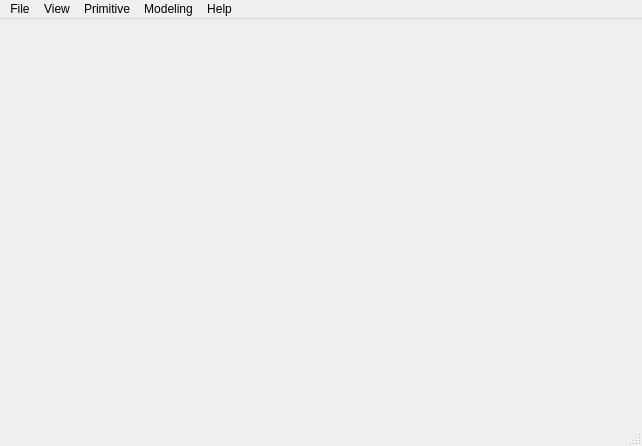
<?xml version="1.0" encoding="UTF-8"?>
<ui version="4.0">
 <class>occQtClass</class>
 <widget class="QMainWindow" name="occQtClass">
  <property name="geometry">
   <rect>
    <x>0</x>
    <y>0</y>
    <width>642</width>
    <height>446</height>
   </rect>
  </property>
  <property name="windowTitle">
   <string>occQt</string>
  </property>
  <property name="windowIcon">
   <iconset resource="occqt.qrc">
    <normaloff>:/Resources/lamp.png</normaloff>:/Resources/lamp.png</iconset>
  </property>
  <widget class="QWidget" name="centralWidget"/>
  <widget class="QMenuBar" name="menuBar">
   <property name="geometry">
    <rect>
     <x>0</x>
     <y>0</y>
     <width>642</width>
     <height>22</height>
    </rect>
   </property>
   <widget class="QMenu" name="menuFile">
    <property name="title">
     <string>File</string>
    </property>
    <addaction name="actionExit"/>
    <addaction name="separator"/>
   </widget>
   <widget class="QMenu" name="menuView">
    <property name="title">
     <string>View</string>
    </property>
    <addaction name="actionZoom"/>
    <addaction name="actionPan"/>
    <addaction name="actionRotate"/>
    <addaction name="separator"/>
    <addaction name="actionReset"/>
    <addaction name="actionFitAll"/>
   </widget>
   <widget class="QMenu" name="menuPrimitive">
    <property name="title">
     <string>Primitive</string>
    </property>
    <addaction name="actionBox"/>
    <addaction name="actionCone"/>
    <addaction name="actionSphere"/>
    <addaction name="actionCylinder"/>
    <addaction name="actionTorus"/>
   </widget>
   <widget class="QMenu" name="menuModeling">
    <property name="title">
     <string>Modeling</string>
    </property>
    <addaction name="actionFillet"/>
    <addaction name="actionChamfer"/>
    <addaction name="actionExtrude"/>
    <addaction name="actionRevolve"/>
    <addaction name="actionLoft"/>
    <addaction name="separator"/>
    <addaction name="actionCut"/>
    <addaction name="actionFuse"/>
    <addaction name="actionCommon"/>
    <addaction name="separator"/>
    <addaction name="actionHelix"/>
   </widget>
   <widget class="QMenu" name="menuHelp">
    <property name="title">
     <string>Help</string>
    </property>
    <addaction name="actionAbout"/>
   </widget>
   <addaction name="menuFile"/>
   <addaction name="menuView"/>
   <addaction name="menuPrimitive"/>
   <addaction name="menuModeling"/>
   <addaction name="menuHelp"/>
  </widget>
  <widget class="QStatusBar" name="statusBar"/>
  <action name="actionExit">
   <property name="text">
    <string>Exit</string>
   </property>
   <property name="shortcut">
    <string>Ctrl+Q</string>
   </property>
  </action>
  <action name="actionZoom">
   <property name="checkable">
    <bool>false</bool>
   </property>
   <property name="icon">
    <iconset resource="occqt.qrc">
     <normaloff>:/Resources/Zoom.png</normaloff>:/Resources/Zoom.png</iconset>
   </property>
   <property name="text">
    <string>Zoom</string>
   </property>
  </action>
  <action name="actionPan">
   <property name="checkable">
    <bool>false</bool>
   </property>
   <property name="icon">
    <iconset resource="occqt.qrc">
     <normaloff>:/Resources/Pan.png</normaloff>:/Resources/Pan.png</iconset>
   </property>
   <property name="text">
    <string>Pan</string>
   </property>
  </action>
  <action name="actionRotate">
   <property name="checkable">
    <bool>false</bool>
   </property>
   <property name="checked">
    <bool>false</bool>
   </property>
   <property name="icon">
    <iconset resource="occqt.qrc">
     <normaloff>:/Resources/Rotate.png</normaloff>:/Resources/Rotate.png</iconset>
   </property>
   <property name="text">
    <string>Rotate</string>
   </property>
  </action>
  <action name="actionReset">
   <property name="icon">
    <iconset resource="occqt.qrc">
     <normaloff>:/Resources/Home.png</normaloff>:/Resources/Home.png</iconset>
   </property>
   <property name="text">
    <string>Reset</string>
   </property>
  </action>
  <action name="actionFitAll">
   <property name="icon">
    <iconset resource="occqt.qrc">
     <normaloff>:/Resources/FitAll.png</normaloff>:/Resources/FitAll.png</iconset>
   </property>
   <property name="text">
    <string>FitAll</string>
   </property>
  </action>
  <action name="actionAbout">
   <property name="icon">
    <iconset resource="occqt.qrc">
     <normaloff>:/Resources/lamp.png</normaloff>:/Resources/lamp.png</iconset>
   </property>
   <property name="text">
    <string>About</string>
   </property>
  </action>
  <action name="actionBox">
   <property name="icon">
    <iconset resource="occqt.qrc">
     <normaloff>:/Resources/box.png</normaloff>:/Resources/box.png</iconset>
   </property>
   <property name="text">
    <string>Box</string>
   </property>
  </action>
  <action name="actionCone">
   <property name="icon">
    <iconset resource="occqt.qrc">
     <normaloff>:/Resources/cone.png</normaloff>:/Resources/cone.png</iconset>
   </property>
   <property name="text">
    <string>Cone</string>
   </property>
  </action>
  <action name="actionSphere">
   <property name="icon">
    <iconset resource="occqt.qrc">
     <normaloff>:/Resources/sphere.png</normaloff>:/Resources/sphere.png</iconset>
   </property>
   <property name="text">
    <string>Sphere</string>
   </property>
  </action>
  <action name="actionCylinder">
   <property name="icon">
    <iconset resource="occqt.qrc">
     <normaloff>:/Resources/cylinder.png</normaloff>:/Resources/cylinder.png</iconset>
   </property>
   <property name="text">
    <string>Cylinder</string>
   </property>
  </action>
  <action name="actionTorus">
   <property name="icon">
    <iconset resource="occqt.qrc">
     <normaloff>:/Resources/torus.png</normaloff>:/Resources/torus.png</iconset>
   </property>
   <property name="text">
    <string>Torus</string>
   </property>
  </action>
  <action name="actionFillet">
   <property name="icon">
    <iconset resource="occqt.qrc">
     <normaloff>:/Resources/fillet.png</normaloff>:/Resources/fillet.png</iconset>
   </property>
   <property name="text">
    <string>Fillet</string>
   </property>
  </action>
  <action name="actionChamfer">
   <property name="icon">
    <iconset resource="occqt.qrc">
     <normaloff>:/Resources/chamfer.png</normaloff>:/Resources/chamfer.png</iconset>
   </property>
   <property name="text">
    <string>Chamfer</string>
   </property>
  </action>
  <action name="actionExtrude">
   <property name="icon">
    <iconset resource="occqt.qrc">
     <normaloff>:/Resources/extrude.png</normaloff>:/Resources/extrude.png</iconset>
   </property>
   <property name="text">
    <string>Extrude</string>
   </property>
  </action>
  <action name="actionRevolve">
   <property name="icon">
    <iconset resource="occqt.qrc">
     <normaloff>:/Resources/revolve.png</normaloff>:/Resources/revolve.png</iconset>
   </property>
   <property name="text">
    <string>Rovelve</string>
   </property>
  </action>
  <action name="actionLoft">
   <property name="icon">
    <iconset resource="occqt.qrc">
     <normaloff>:/Resources/loft.png</normaloff>:/Resources/loft.png</iconset>
   </property>
   <property name="text">
    <string>Loft</string>
   </property>
  </action>
  <action name="actionCut">
   <property name="icon">
    <iconset resource="occqt.qrc">
     <normaloff>:/Resources/cut.png</normaloff>:/Resources/cut.png</iconset>
   </property>
   <property name="text">
    <string>Cut</string>
   </property>
  </action>
  <action name="actionFuse">
   <property name="icon">
    <iconset resource="occqt.qrc">
     <normaloff>:/Resources/fuse.png</normaloff>:/Resources/fuse.png</iconset>
   </property>
   <property name="text">
    <string>Fuse</string>
   </property>
  </action>
  <action name="actionCommon">
   <property name="icon">
    <iconset resource="occqt.qrc">
     <normaloff>:/Resources/common.png</normaloff>:/Resources/common.png</iconset>
   </property>
   <property name="text">
    <string>Common</string>
   </property>
  </action>
  <action name="actionHelix">
   <property name="icon">
    <iconset resource="occqt.qrc">
     <normaloff>:/Resources/helix.png</normaloff>:/Resources/helix.png</iconset>
   </property>
   <property name="text">
    <string>Helix</string>
   </property>
  </action>
  <action name="actionDeneme">
   <property name="text">
    <string>Deneme</string>
   </property>
  </action>
 </widget>
 <layoutdefault spacing="6" margin="11"/>
 <resources>
  <include location="occqt.qrc"/>
 </resources>
 <connections/>
</ui>
